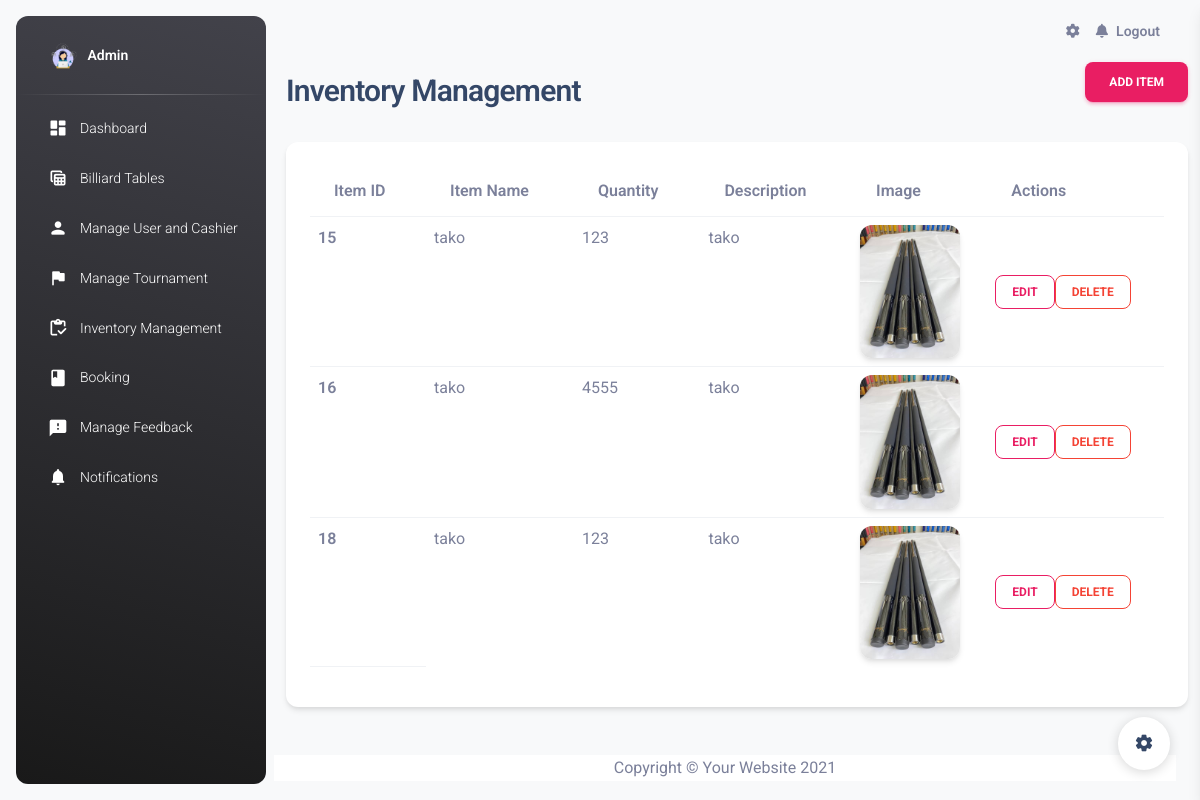
The page /inventory_management.php on the database as committed earlier.
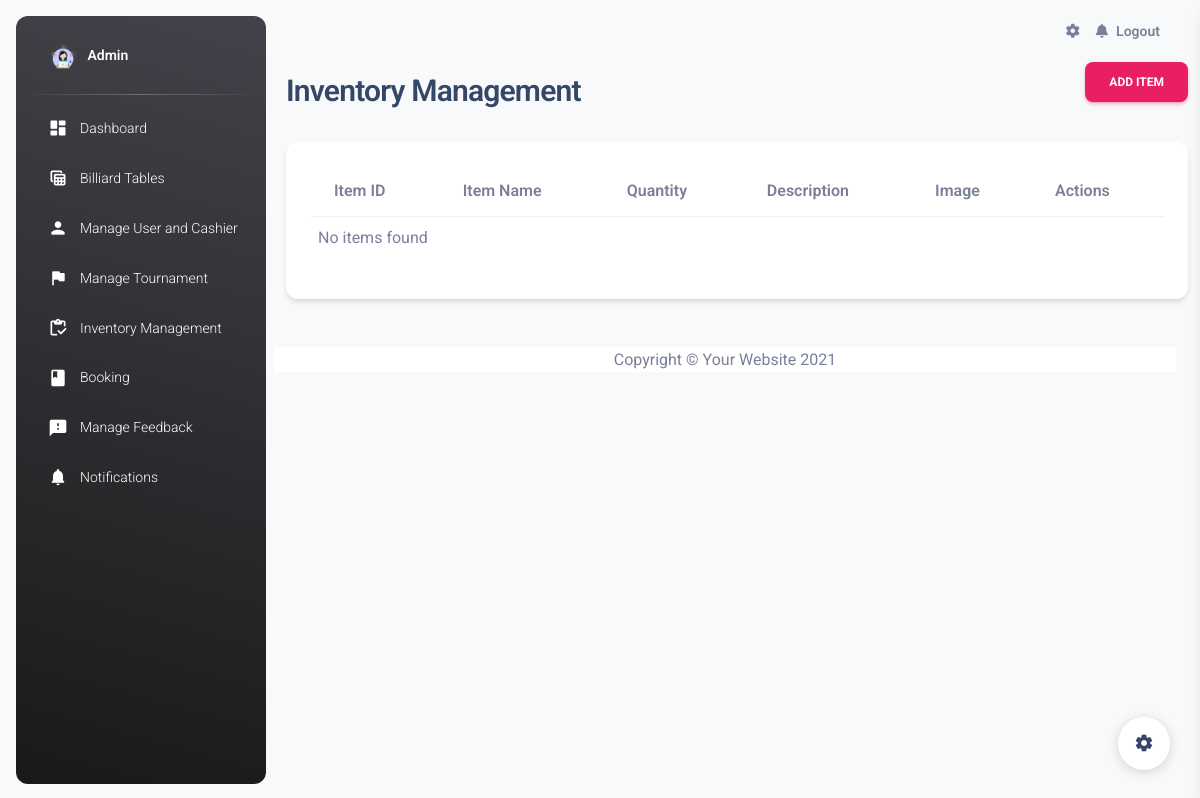
The same page on the database as committed later.
### tables this page shows
CREATE TABLE `inventory` (
  `item_id` int(11) NOT NULL,
  `item_name` varchar(255) NOT NULL,
  `quantity` varchar(255) NOT NULL,
  `description` text NOT NULL,
  `image` varchar(255) NOT NULL
);

### inventory_management.php (the view, shortened to what the changed rows need)
<!DOCTYPE html>
<html lang="en">
   <head>
      <link href="./assets/css/nucleo-icons.css" rel="stylesheet" />
      <link href="./assets/css/nucleo-svg.css" rel="stylesheet" />
      <link id="pagestyle" href="./assets/css/material-dashboard.css?v=3.1.0" rel="stylesheet" />
      <link href="vendor/fontawesome-free/css/all.min.css" rel="stylesheet" type="text/css">
   </head>
   <body class="g-sidenav-show  bg-gray-100">
      <main class="main-content border-radius-lg ">
         <div class="container-fluid">
         <div class="d-sm-flex align-items-center justify-content-between mb-4">
            <h1 class="h3 mb-0 text-gray-800">Inventory Management</h1>
         </div>
         <?php
         include 'conn.php';
         $sqlInventory = "SELECT item_id, item_name, quantity, description, image FROM inventory";
         $stmtInventory = $conn->prepare($sqlInventory);
         $stmtInventory->execute();
         $inventoryItems = $stmtInventory->fetchAll(PDO::FETCH_ASSOC);
         ?>
         <div class="card shadow mb-4">
            <div class="card-body">
               <div class="table-responsive">
                     <table class="table table-hover">
                        <thead>
                           <tr>
                                 <th scope="col">Item ID</th>
                                 <th scope="col">Item Name</th>
                                 <th scope="col">Quantity</th>
                                 <th scope="col">Description</th>
                                 <th scope="col">Image</th>
                                 <th scope="col">Actions</th>
                           </tr>
                        </thead>
                        <tbody>
                           <?php
                           if (!empty($inventoryItems)) {
                                 foreach ($inventoryItems as $item) {
                                    echo '<tr>';
                                    echo '<th scope="row">' . htmlspecialchars($item["item_id"]) . '</th>';
                                    echo '<td>' . htmlspecialchars($item["item_name"]) . '</td>';
                                    echo '<td>' . htmlspecialchars($item["quantity"]) . '</td>';
                                    echo '<td>' . htmlspecialchars($item["description"]) . '</td>';
                                    echo '<td><img src="inventory_image/' . htmlspecialchars($item["image"]) . '" alt="Item image" class="img-fluid shadow border-radius-xl" style="max-width: 100px;"></td>';
                                    echo '<td class="align-middle">';
                                    echo '<button type="button" class="btn btn-outline-primary btn-sm mb-0" data-toggle="modal" onclick=\'openEditModal(' . json_encode($item) . ')\'>Edit</button>';
                                    echo '<form method="POST" style="display:inline-block;">';
                                    echo '<button type="submit" class="btn btn-outline-danger btn-sm mb-0">Delete</button>';
                                    echo '</form>';
                                    echo '</td>';
                                    echo '</tr>';
                                 }
                           } else {
                                 echo '<tr><td colspan="6">No items found</td></tr>';
                           }
                           ?>
                        </tbody>
                     </table>
               </div>
            </div>
         </div>
      </main>
   </body>
</html>

Rows that differ between the two databases and show on the page:
removed inventory: item_id "15", item_name "tako", quantity "123", description "tako", image (picture)
removed inventory: item_id "16", item_name "tako", quantity "4555", description "tako", image (picture)
removed inventory: item_id "18", item_name "tako", quantity "123", description "tako", image (picture)
Other text that changed with them:
text now shown: "No items found"
